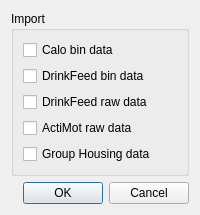
<?xml version="1.0" encoding="UTF-8"?>
<ui version="4.0">
 <author>Anton Rau</author>
 <class>ImportTseDialog</class>
 <widget class="QDialog" name="ImportTseDialog">
  <property name="windowTitle">
   <string>Import Dataset</string>
  </property>
  <layout class="QVBoxLayout" name="verticalLayout">
   <item>
    <layout class="QHBoxLayout" name="horizontalLayout">
     <item>
      <widget class="QGroupBox" name="groupBoxImportSettings">
       <property name="title">
        <string>Import</string>
       </property>
       <layout class="QVBoxLayout" name="verticalLayout_3">
        <item>
         <widget class="QCheckBox" name="checkBoxCaloBin">
          <property name="text">
           <string>Calo bin data</string>
          </property>
         </widget>
        </item>
        <item>
         <widget class="QCheckBox" name="checkBoxDrinkFeedBin">
          <property name="text">
           <string>DrinkFeed bin data</string>
          </property>
         </widget>
        </item>
        <item>
         <widget class="QCheckBox" name="checkBoxDrinkFeedRaw">
          <property name="text">
           <string>DrinkFeed raw data</string>
          </property>
         </widget>
        </item>
        <item>
         <widget class="QCheckBox" name="checkBoxActiMotRaw">
          <property name="text">
           <string>ActiMot raw data</string>
          </property>
         </widget>
        </item>
        <item>
         <widget class="QCheckBox" name="checkBoxGroupHousing">
          <property name="text">
           <string>Group Housing data</string>
          </property>
         </widget>
        </item>
       </layout>
      </widget>
     </item>
    </layout>
   </item>
   <item>
    <widget class="QDialogButtonBox" name="buttonBox">
     <property name="orientation">
      <enum>Qt::Orientation::Horizontal</enum>
     </property>
     <property name="standardButtons">
      <set>QDialogButtonBox::StandardButton::Cancel|QDialogButtonBox::StandardButton::Ok</set>
     </property>
    </widget>
   </item>
  </layout>
 </widget>
 <resources/>
 <connections>
  <connection>
   <sender>buttonBox</sender>
   <signal>accepted()</signal>
   <receiver>ImportTseDialog</receiver>
   <slot>accept()</slot>
   <hints>
    <hint type="sourcelabel">
     <x>248</x>
     <y>254</y>
    </hint>
    <hint type="destinationlabel">
     <x>157</x>
     <y>274</y>
    </hint>
   </hints>
  </connection>
  <connection>
   <sender>buttonBox</sender>
   <signal>rejected()</signal>
   <receiver>ImportTseDialog</receiver>
   <slot>reject()</slot>
   <hints>
    <hint type="sourcelabel">
     <x>316</x>
     <y>260</y>
    </hint>
    <hint type="destinationlabel">
     <x>286</x>
     <y>274</y>
    </hint>
   </hints>
  </connection>
 </connections>
</ui>
